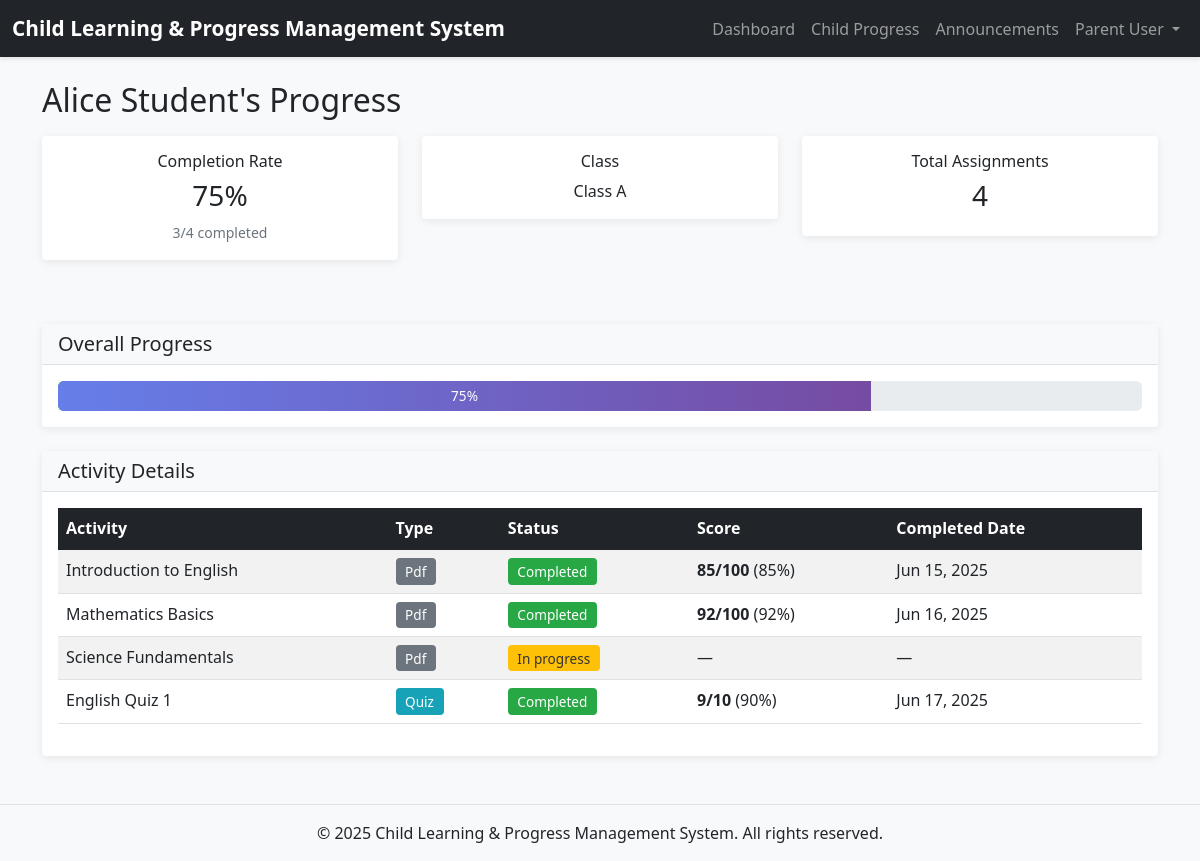
Page /parent/child_progress.php (signed in) on the committed database.
### tables this page shows
CREATE TABLE users (
    id INT AUTO_INCREMENT PRIMARY KEY,
    email VARCHAR(255) NOT NULL UNIQUE,
    password VARCHAR(255) NOT NULL,
    full_name VARCHAR(255) NOT NULL,
    role ENUM('admin', 'teacher', 'student', 'parent') NOT NULL,
    created_at TIMESTAMP DEFAULT CURRENT_TIMESTAMP,
    updated_at TIMESTAMP DEFAULT CURRENT_TIMESTAMP ON UPDATE CURRENT_TIMESTAMP
);

CREATE TABLE students (
    id INT AUTO_INCREMENT PRIMARY KEY,
    user_id INT NOT NULL UNIQUE,
    class_id INT NOT NULL,
    parent_user_id INT,
    enrollment_date TIMESTAMP DEFAULT CURRENT_TIMESTAMP,
    created_at TIMESTAMP DEFAULT CURRENT_TIMESTAMP,
    updated_at TIMESTAMP DEFAULT CURRENT_TIMESTAMP ON UPDATE CURRENT_TIMESTAMP,
    FOREIGN KEY (user_id) REFERENCES users(id) ON DELETE CASCADE ON UPDATE CASCADE,
    FOREIGN KEY (class_id) REFERENCES classes(id) ON DELETE RESTRICT ON UPDATE CASCADE,
    FOREIGN KEY (parent_user_id) REFERENCES users(id) ON DELETE SET NULL ON UPDATE CASCADE
);

CREATE TABLE classes (
    id INT AUTO_INCREMENT PRIMARY KEY,
    class_name VARCHAR(100) NOT NULL,
    grade VARCHAR(50) NOT NULL,
    section VARCHAR(50),
    teacher_id INT NOT NULL,
    created_at TIMESTAMP DEFAULT CURRENT_TIMESTAMP,
    updated_at TIMESTAMP DEFAULT CURRENT_TIMESTAMP ON UPDATE CURRENT_TIMESTAMP,
    FOREIGN KEY (teacher_id) REFERENCES users(id) ON DELETE RESTRICT ON UPDATE CASCADE
);

CREATE TABLE activity_assignments (
    id INT AUTO_INCREMENT PRIMARY KEY,
    activity_id INT NOT NULL,
    student_id INT NOT NULL,
    status ENUM('not_started', 'in_progress', 'completed') DEFAULT 'not_started',
    score INT,
    completed_at DATETIME,
    assigned_at TIMESTAMP DEFAULT CURRENT_TIMESTAMP,
    updated_at TIMESTAMP DEFAULT CURRENT_TIMESTAMP ON UPDATE CURRENT_TIMESTAMP,
    UNIQUE KEY unique_assignment (activity_id, student_id),
    FOREIGN KEY (activity_id) REFERENCES activities(id) ON DELETE CASCADE ON UPDATE CASCADE,
    FOREIGN KEY (student_id) REFERENCES students(id) ON DELETE CASCADE ON UPDATE CASCADE
);

CREATE TABLE activities (
    id INT AUTO_INCREMENT PRIMARY KEY,
    title VARCHAR(255) NOT NULL,
    description TEXT,
    activity_type ENUM('pdf', 'quiz') NOT NULL,
    class_id INT,
    created_by INT NOT NULL,
    due_date DATETIME,
    max_marks INT DEFAULT 100,
    file_path VARCHAR(255),
    created_at TIMESTAMP DEFAULT CURRENT_TIMESTAMP,
    updated_at TIMESTAMP DEFAULT CURRENT_TIMESTAMP ON UPDATE CURRENT_TIMESTAMP,
    FOREIGN KEY (class_id) REFERENCES classes(id) ON DELETE SET NULL ON UPDATE CASCADE,
    FOREIGN KEY (created_by) REFERENCES users(id) ON DELETE RESTRICT ON UPDATE CASCADE
);

### includes/auth.php (called while the page is built, shortened)
<?php
function isLoggedIn() {
    return isset($_SESSION['user_id']) && isset($_SESSION['role']);
}
function getCurrentUser() {
    global $mysqli;
    $user_id = $_SESSION['user_id'];
    $stmt = $mysqli->prepare("SELECT id, email, full_name, role FROM users WHERE id = ?");
    $stmt->bind_param("i", $user_id);
    $stmt->execute();
    $result = $stmt->get_result();
    if ($result->num_rows > 0) {
        return $result->fetch_assoc();
    }
    return null;
}
?>

### parent/child_progress.php (the view, shortened to what this page needs)
<?php
require_once '../config/db.php';
require_once '../includes/auth.php';
$parent_user_id = $_SESSION['user_id'];
$child_stmt = $mysqli->prepare("
    SELECT s.id, s.user_id, u.full_name, c.class_name
    FROM students s
    JOIN users u ON s.user_id = u.id
    JOIN classes c ON s.class_id = c.id
    WHERE s.parent_user_id = ?
");
$child_stmt->bind_param("i", $parent_user_id);
$child_stmt->execute();
$child = $child_stmt->get_result()->fetch_assoc();
$student_id = $child['id'];
$stmt = $mysqli->prepare("
    SELECT aa.id, aa.activity_id, a.title, a.activity_type, aa.status, aa.score, a.max_marks, aa.completed_at
    FROM activity_assignments aa
    JOIN activities a ON aa.activity_id = a.id
    WHERE aa.student_id = ?
    ORDER BY aa.assigned_at DESC
");
$stmt->bind_param("i", $student_id);
$stmt->execute();
$assignments = $stmt->get_result()->fetch_all(MYSQLI_ASSOC);
$total = count($assignments);
$completed = count(array_filter($assignments, fn($a) => $a['status'] === STATUS_COMPLETED));
$completion_percent = $total > 0 ? round(($completed / $total) * 100) : 0;
include '../includes/header.php';
include '../includes/nav.php';
?>
<div class="container mt-4">
    <h2 class="mb-3"><?php echo htmlspecialchars($child['full_name']); ?>'s Progress</h2>
    <div class="row mb-4">
        <div class="col-md-4 mb-3">
            <div class="card">
                <div class="card-body text-center">
                    <h6>Completion Rate</h6>
                    <h3><?php echo $completion_percent; ?>%</h3>
                    <small class="text-muted"><?php echo $completed; ?>/<?php echo $total; ?> completed</small>
                </div>
            </div>
        </div>
        <div class="col-md-4 mb-3">
            <div class="card">
                <div class="card-body text-center">
                    <h6>Class</h6>
                    <p class="card-text"><?php echo htmlspecialchars($child['class_name']); ?></p>
                </div>
            </div>
        </div>
        <div class="col-md-4 mb-3">
            <div class="card">
                <div class="card-body text-center">
                    <h6>Total Assignments</h6>
                    <h3><?php echo $total; ?></h3>
                </div>
            </div>
        </div>
    </div>
    <div class="card mb-4">
        <div class="card-header">
            <h5 class="mb-0">Overall Progress</h5>
        </div>
        <div class="card-body">
            <div class="progress" style="height: 30px;">
                <div class="progress-bar bg-success" style="width: <?php echo $completion_percent; ?>%">
                    <?php echo $completion_percent; ?>%
                </div>
            </div>
        </div>
    </div>
    <div class="card">
        <div class="card-header">
            <h5 class="mb-0">Activity Details</h5>
        </div>
        <div class="card-body table-responsive">
            <?php if (count($assignments) > 0): ?>
                <table class="table table-striped">
                    <thead class="table-dark">
                        <tr>
                            <th>Activity</th>
                            <th>Type</th>
                            <th>Status</th>
                            <th>Score</th>
                            <th>Completed Date</th>
                        </tr>
                    </thead>
                    <tbody>
                        <?php foreach ($assignments as $assignment): ?>
                            <tr>
                                <td><?php echo htmlspecialchars($assignment['title']); ?></td>
                                <td>
                                    <span class="badge bg-<?php echo $assignment['activity_type'] === ACTIVITY_TYPE_QUIZ ? 'info' : 'secondary'; ?>">
                                        <?php echo ucfirst($assignment['activity_type']); ?>
                                    </span>
                                </td>
                                <td>
                                    <span class="badge bg-<?php
                                        echo $assignment['status'] === STATUS_COMPLETED ? 'success' :
                                             ($assignment['status'] === STATUS_IN_PROGRESS ? 'warning' : 'secondary');
                                    ?>">
                                        <?php echo ucfirst(str_replace('_', ' ', $assignment['status'])); ?>
                                    </span>
                                </td>
                                <td>
                                    <?php if ($assignment['score'] !== null && $assignment['status'] === STATUS_COMPLETED): ?>
                                        <strong><?php echo $assignment['score']; ?>/<?php echo $assignment['max_marks']; ?></strong>
                                        (<?php echo round(($assignment['score'] / $assignment['max_marks']) * 100); ?>%)
                                    <?php else: ?>
                                        —
                                    <?php endif; ?>
                                </td>
                                <td>
                                    <?php if ($assignment['completed_at']): ?>
                                        <?php echo date('M d, Y', strtotime($assignment['completed_at'])); ?>
                                    <?php else: ?>
                                        —
                                    <?php endif; ?>
                                </td>
                            </tr>
                        <?php endforeach; ?>
                    </tbody>
                </table>
            <?php else: ?>
                <p class="text-muted">No assignments assigned yet.</p>
            <?php endif; ?>
        </div>
    </div>
</div>
<?php include '../includes/footer.php'; ?>

### includes/nav.php (shortened to what this page needs)
<nav class="navbar navbar-expand-lg navbar-dark bg-dark">
    <div class="container-fluid">
        <a class="navbar-brand" href="<?php echo SITE_URL; ?>">
            <?php echo APP_NAME; ?>
        </a>
        <div class="collapse navbar-collapse" id="navbarNav">
            <ul class="navbar-nav ms-auto">
                <?php if (isLoggedIn()) { ?>
                    <?php
                    $current_user = getCurrentUser();
                    if ($current_user) {
                    ?>
                        <?php if ($current_user['role'] === ROLE_PARENT) { ?>
                            <li class="nav-item">
                                <a class="nav-link" href="<?php echo SITE_URL; ?>parent/dashboard.php">Dashboard</a>
                            </li>
                            <li class="nav-item">
                                <a class="nav-link" href="<?php echo SITE_URL; ?>parent/child_progress.php">Child Progress</a>
                            </li>
                            <li class="nav-item">
                                <a class="nav-link" href="<?php echo SITE_URL; ?>announcements_list.php">Announcements</a>
                            </li>
                        <?php } ?>
                        <li class="nav-item dropdown">
                            <a class="nav-link dropdown-toggle" href="#" id="userDropdown" role="button" data-bs-toggle="dropdown">
                                <?php echo htmlspecialchars($current_user['full_name']); ?>
                            </a>
                        </li>
                    <?php } ?>
                <?php } ?>
            </ul>
        </div>
    </div>
</nav>

### css/style.css (style rules this page uses)
:root { --primary-color: #667eea; --secondary-color: #764ba2; --success-color: #28a745; --danger-color: #dc3545; --warning-color: #ffc107; --info-color: #17a2b8; }
body { font-family: 'Segoe UI', Tahoma, Geneva, Verdana, sans-serif; background-color: #f8f9fa; }
.navbar { box-shadow: 0 2px 4px rgba(0, 0, 0, 0.1); }
.navbar-brand { font-weight: 600; font-size: 1.3rem; }
.card { border: none; box-shadow: 0 2px 8px rgba(0, 0, 0, 0.08); margin-bottom: 1.5rem; transition: transform 0.2s, box-shadow 0.2s; }
.card-header { background-color: #f8f9fa; border-bottom: 1px solid #dee2e6; font-weight: 600; }
.badge { padding: 0.4rem 0.6rem; font-weight: 500; font-size: 0.85rem; }
.table { background-color: white; }
.table thead { background-color: #f8f9fa; font-weight: 600; }
.progress { background-color: #e9ecef; border-radius: 0.375rem; height: 25px; }
.progress-bar { background: linear-gradient(90deg, var(--primary-color) 0%, var(--secondary-color) 100%); font-weight: 500; display: flex; align-items: center; justify-content: center; color: white; font-size: 0.85rem; }
.bg-success { background-color: var(--success-color) !important; }
.bg-warning { background-color: var(--warning-color) !important; color: #333 !important; }
.bg-info { background-color: var(--info-color) !important; }
.text-muted { color: #6c757d !important; }
* { transition: color 0.15s ease-in-out, background-color 0.15s ease-in-out; }
.btn, .card, .nav-link { transition: all 0.2s ease-in-out; }

### rows in the picture
users: full_name "Parent User"
students: user.full_name "Alice Student", class.class_name "Class A"
activity_assignments: activity.title "Introduction to English", activity.activity_type "Pdf", status "Completed", score "85", activity.max_marks "100", ($assignment['score']/$assignment['max_marks'])*100 "85", completed_at "Jun 15, 2025"
activity_assignments: activity.title "Mathematics Basics", activity.activity_type "Pdf", status "Completed", score "92", activity.max_marks "100", ($assignment['score']/$assignment['max_marks'])*100 "92", completed_at "Jun 16, 2025"
activity_assignments: activity.title "Science Fundamentals", activity.activity_type "Pdf", status "In progress"
activity_assignments: activity.title "English Quiz 1", activity.activity_type "Quiz", status "Completed", score "9", activity.max_marks "10", ($assignment['score']/$assignment['max_marks'])*100 "90", completed_at "Jun 17, 2025"

### other values in the picture
APP_NAME "Child Learning & Progress Management System"
$completion_percent "75"
$completed "3"
$total "4"
